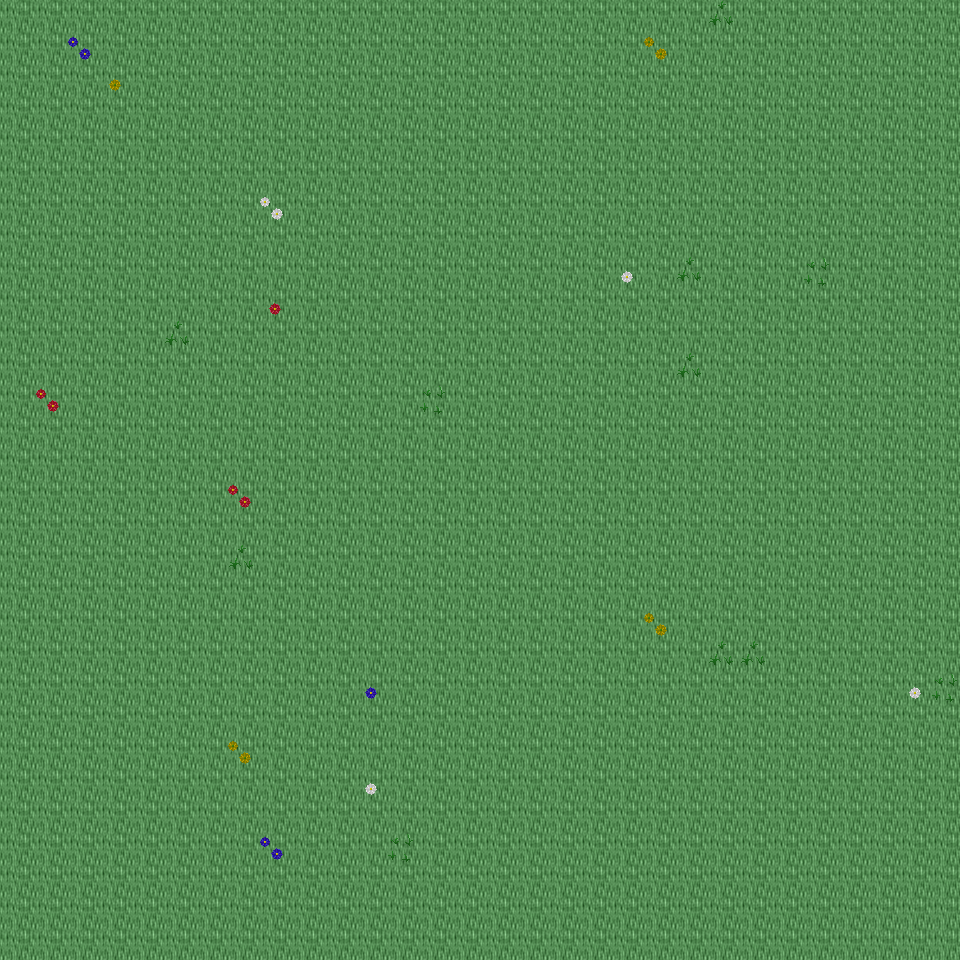

This is a level from a 2D game, rendered from its Tiled map with the project's own tilesets. A one-line summary and the map file follow, with tile-layer data summarised:
An orthogonal 30x30 tile map with 32x32 px tiles, 6 tile layers (Ground, Object, Object2, Above, ...), 14 tilesets and 4 objects (4x mapExit).

<map version="1.0" orientation="orthogonal" renderorder="right-down" width="30" height="30" tilewidth="32" tileheight="32" nextobjectid="5">
  <tileset firstgid="1" name="tileset_ground_ground" tilewidth="32" tileheight="32" tilecount="33" columns="3">
    <image source="../drawable/tileset_ground_ground.png" width="96" height="352" />
  </tileset>
  <tileset firstgid="34" name="tileset_plant_flower_daisy_white" tilewidth="32" tileheight="32" tilecount="8" columns="2">
    <image source="../drawable/tileset_plant_flower_daisy_white.png" width="64" height="128" />
  </tileset>
  <tileset firstgid="42" name="tileset_plant_flower_daisy_yellow" tilewidth="32" tileheight="32" tilecount="8" columns="2">
    <image source="../drawable/tileset_plant_flower_daisy_yellow.png" width="64" height="128" />
  </tileset>
  <tileset firstgid="50" name="tileset_plant_flower_daisy_blue" tilewidth="32" tileheight="32" tilecount="8" columns="2">
    <image source="../drawable/tileset_plant_flower_daisy_blue.png" width="64" height="128" />
  </tileset>
  <tileset firstgid="58" name="tileset_plant_grasses" tilewidth="32" tileheight="32" tilecount="6" columns="3">
    <image source="../drawable/tileset_plant_grasses.png" width="96" height="64" />
  </tileset>
  <tileset firstgid="64" name="tileset_plant_flower_daisy_red" tilewidth="32" tileheight="32" tilecount="8" columns="2">
    <image source="../drawable/tileset_plant_flower_daisy_red.png" width="64" height="128" />
  </tileset>
  <tileset firstgid="72" name="tileset_plant_tree_tree_darkgreen" tilewidth="32" tileheight="32" tilecount="88" columns="8">
    <image source="../drawable/tileset_plant_tree_tree_darkgreen.png" width="256" height="352" />
  </tileset>
  <tileset firstgid="160" name="tileset_logic_creature_elf" tilewidth="32" tileheight="32" tilecount="16" columns="8">
    <image source="../drawable/tileset_logic_creature_elf.png" width="256" height="64" />
  </tileset>
  <tileset firstgid="176" name="tileset_logic_creature_animal" tilewidth="32" tileheight="32" tilecount="32" columns="8">
    <image source="../drawable/tileset_logic_creature_animal.png" width="256" height="128" />
  </tileset>
  <tileset firstgid="208" name="tileset_logic_collision" tilewidth="32" tileheight="32" tilecount="1" columns="1">
    <image source="../drawable/tileset_logic_collision.png" width="32" height="32" />
  </tileset>
  <tileset firstgid="209" name="tileset_logic_creature_ent" tilewidth="32" tileheight="32" tilecount="4" columns="4">
    <image source="../drawable/tileset_logic_creature_ent.png" width="128" height="32" />
  </tileset>
  <tileset firstgid="213" name="tileset_logic_creature_human_evil" tilewidth="32" tileheight="32" tilecount="16" columns="8">
    <image source="../drawable/tileset_logic_creature_human_evil.png" width="256" height="64" />
  </tileset>
  <tileset firstgid="229" name="tileset_ground_green_paving" tilewidth="32" tileheight="32" tilecount="18" columns="3">
    <image source="../drawable/tileset_ground_green_paving.png" width="96" height="192" />
  </tileset>
  <tileset firstgid="247" name="tileset_logic_protection" tilewidth="32" tileheight="32" tilecount="2" columns="2">
    <image source="../drawable/tileset_logic_protection.png" width="64" height="32" />
  </tileset>
  <layer name="Ground" width="30" height="30">
    <data>[900 cells, 900 non-empty, 1 distinct tile ids]</data>
  </layer>
  <layer name="Object" width="30" height="30">
    <data>[900 cells, 25 non-empty, 10 distinct tile ids]</data>
  </layer>
  <layer name="Object2" width="30" height="30">
    <data>[900 cells, 0 non-empty, 0 distinct tile ids]</data>
  </layer>
  <layer name="Above" width="30" height="30">
    <data>[900 cells, 0 non-empty, 0 distinct tile ids]</data>
  </layer>
  <layer name="Above2" width="30" height="30">
    <data>[900 cells, 0 non-empty, 0 distinct tile ids]</data>
  </layer>
  <layer name="Walkable" width="30" height="30">
    <data>[900 cells, 0 non-empty, 0 distinct tile ids]</data>
  </layer>
  <objectgroup name="MapEvents">
    <object id="1" name="north" type="mapExit" x="0" y="0" width="960" height="32">
      <properties>
        <property name="map" value="level_0_x188_y77" />
        <property name="x" value="0" />
        <property name="y" value="28" />
      </properties>
    </object>
    <object id="2" name="south" type="mapExit" x="0" y="928" width="960" height="32">
      <properties>
        <property name="map" value="level_0_x188_y79" />
        <property name="x" value="0" />
        <property name="y" value="1" />
      </properties>
    </object>
    <object id="3" name="west" type="mapExit" x="0" y="0" width="32" height="960">
      <properties>
        <property name="map" value="level_0_x187_y78" />
        <property name="x" value="28" />
        <property name="y" value="0" />
      </properties>
    </object>
    <object id="4" name="east" type="mapExit" x="928" y="0" width="32" height="960">
      <properties>
        <property name="map" value="level_0_x189_y78" />
        <property name="x" value="1" />
        <property name="y" value="0" />
      </properties>
    </object>
  </objectgroup>
</map>
